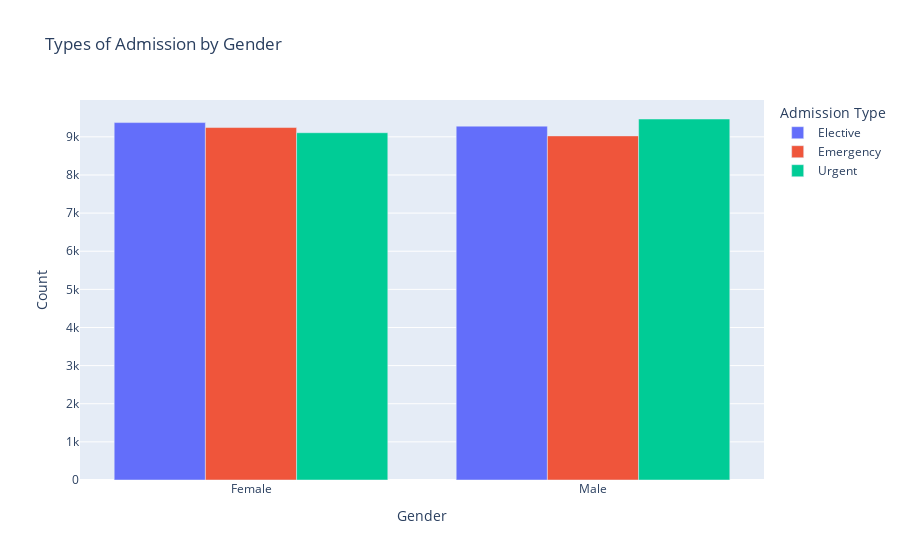

This figure's notebook cell:
### Markdown cell above
### frequency of admission type for each gender?

### Code cell
# frequency of admission type for each gender?

# df.groupby([group1_col, group2_col]).size().reset_index(name='name_of_count_col')
gender_admit = df.groupby(["Gender", "Admission Type"]).size().reset_index(name="Count")
# plot
px.bar(gender_admit, "Gender", "Count", color="Admission Type", barmode = 'group',
    # if dont specify barmode= , will make vertically connected bars that summate to total x group freq
    title=("Types of Admission by Gender"))

### Figure 1 — Plotly figure (JSON) as saved in the notebook; plotly's stock layout.template omitted (floating-point values rounded to 4 significant figures)
{"data": [{"alignmentgroup": "True", "hovertemplate": "Admission Type=Elective<br>Gender=%{x}<br>Count=%{y}<extra></extra>", "legendgroup": "Elective", "marker": {"color": "#636efa", "pattern": {"shape": ""}}, "name": "Elective", "offsetgroup": "Elective", "orientation": "v", "showlegend": true, "textposition": "auto", "type": "bar", "x": ["Female", "Male"], "xaxis": "x", "y": [9374, 9281], "yaxis": "y"}, {"alignmentgroup": "True", "hovertemplate": "Admission Type=Emergency<br>Gender=%{x}<br>Count=%{y}<extra></extra>", "legendgroup": "Emergency", "marker": {"color": "#EF553B", "pattern": {"shape": ""}}, "name": "Emergency", "offsetgroup": "Emergency", "orientation": "v", "showlegend": true, "textposition": "auto", "type": "bar", "x": ["Female", "Male"], "xaxis": "x", "y": [9244, 9025], "yaxis": "y"}, {"alignmentgroup": "True", "hovertemplate": "Admission Type=Urgent<br>Gender=%{x}<br>Count=%{y}<extra></extra>", "legendgroup": "Urgent", "marker": {"color": "#00cc96", "pattern": {"shape": ""}}, "name": "Urgent", "offsetgroup": "Urgent", "orientation": "v", "showlegend": true, "textposition": "auto", "type": "bar", "x": ["Female", "Male"], "xaxis": "x", "y": [9108, 9468], "yaxis": "y"}], "layout": {"barmode": "group", "legend": {"title": {"text": "Admission Type"}, "tracegroupgap": 0}, "title": {"text": "Types of Admission by Gender"}, "xaxis": {"anchor": "y", "domain": [0, 1], "title": {"text": "Gender"}}, "yaxis": {"anchor": "x", "domain": [0, 1], "title": {"text": "Count"}}}}
